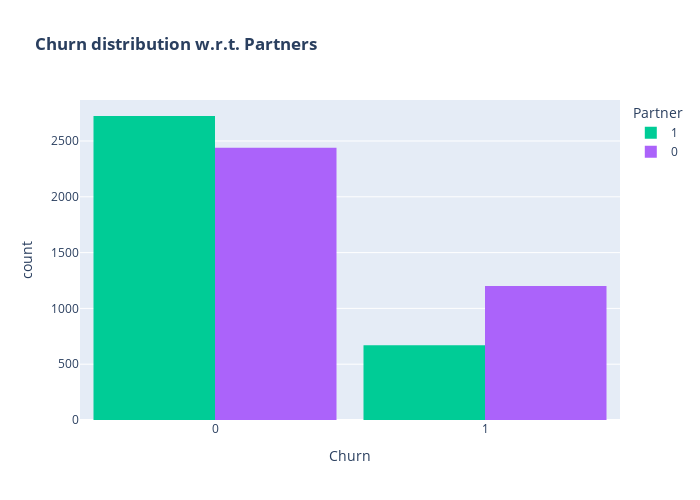

The code cell stored with this chart in its notebook:
### Code cell
# Churn Distribution w.r.t Partners

color_map = {"Yes": '#7fcdff', "No": '#326ada'}
fig = px.histogram(df, x="Churn", color="Partner", barmode="group", title="<b>Churn distribution w.r.t. Partners</b>", color_discrete_map=color_map)
fig.update_layout(width=700, height=500, bargap=0.1)
fig.show()

### Figure 1 — Plotly figure (JSON) as saved in the notebook; plotly's stock layout.template omitted (floating-point values rounded to 4 significant figures; data arrays with more than 128 entries replaced by an {"elided": "..."} marker saying what was removed)
{"data": [{"alignmentgroup": "True", "bingroup": "x", "hovertemplate": "Partner=1<br>Churn=%{x}<br>count=%{y}<extra></extra>", "legendgroup": "1", "marker": {"color": "#00cc96", "pattern": {"shape": ""}}, "name": "1", "offsetgroup": "1", "orientation": "v", "showlegend": true, "type": "histogram", "x": {"elided": "3393 int values"}, "xaxis": "x", "yaxis": "y"}, {"alignmentgroup": "True", "bingroup": "x", "hovertemplate": "Partner=0<br>Churn=%{x}<br>count=%{y}<extra></extra>", "legendgroup": "0", "marker": {"color": "#ab63fa", "pattern": {"shape": ""}}, "name": "0", "offsetgroup": "0", "orientation": "v", "showlegend": true, "type": "histogram", "x": {"elided": "3639 int values"}, "xaxis": "x", "yaxis": "y"}], "layout": {"bargap": 0.1, "barmode": "group", "height": 500, "legend": {"title": {"text": "Partner"}, "tracegroupgap": 0}, "title": {"text": "<b>Churn distribution w.r.t. Partners</b>"}, "width": 700, "xaxis": {"anchor": "y", "domain": [0, 1], "title": {"text": "Churn"}}, "yaxis": {"anchor": "x", "domain": [0, 1], "title": {"text": "count"}}}}
